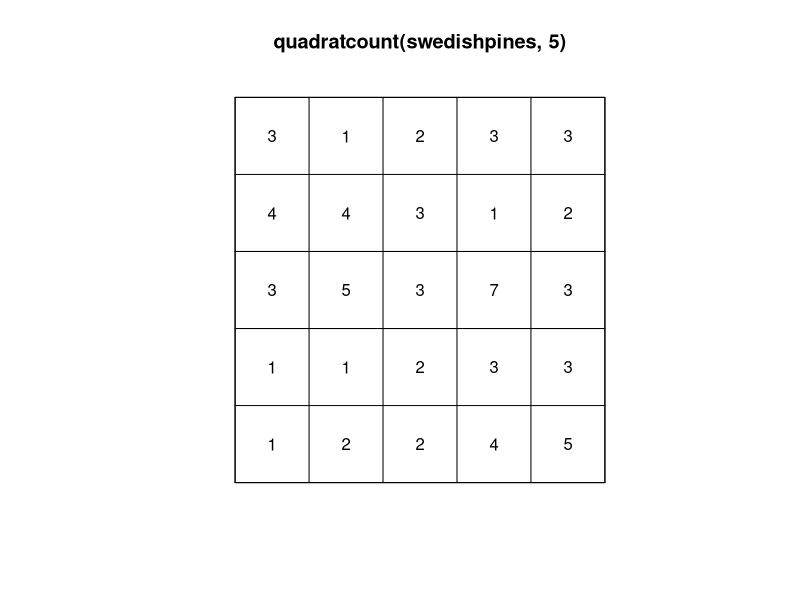

Write the R code that produced this figure.
library(spatstat)


### Name: plot.quadratcount
### Title: Plot Quadrat Counts
### Aliases: plot.quadratcount
### Keywords: spatial hplot

### ** Examples

   plot(quadratcount(swedishpines, 5))
